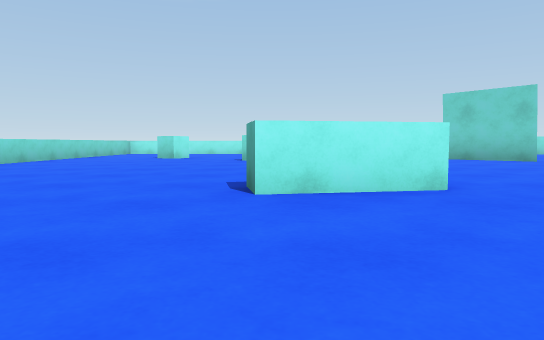
[1] (above)

17 first-person views from a walk through a Unity game level. The camera is 0.21 m above the floor, tilts 4° down and sees 70° across. The floor is counted in squares, 0.5 m on a side. Each view is taken from the middle of a square. On the plan, view 1 faces up. The plan holds only what a view shows up to about 9 squares ahead; the rest is blank.

[2]
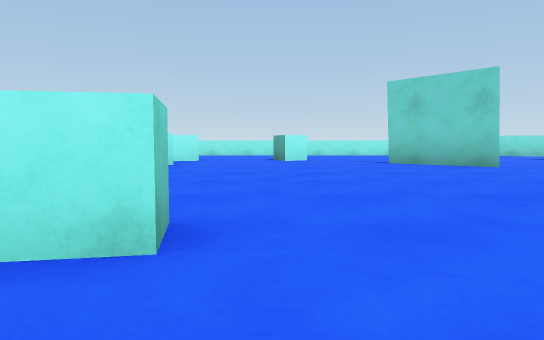

[3]
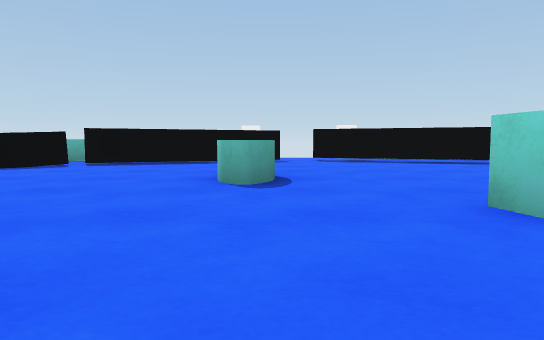

[4]
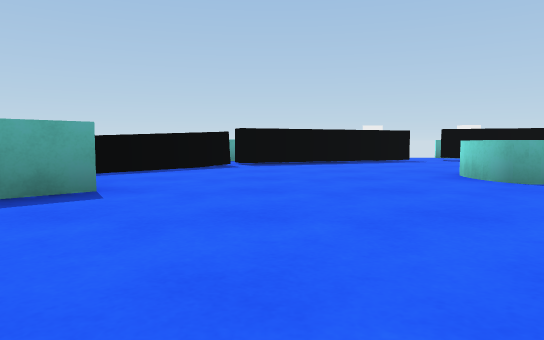

[5]
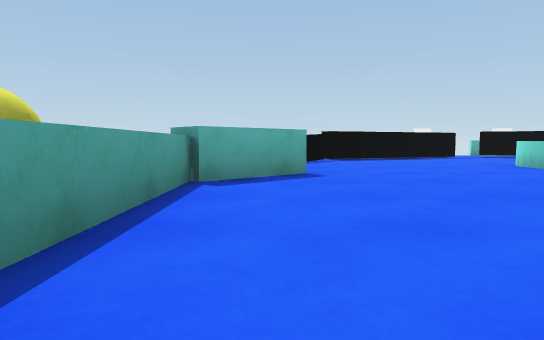

[6]
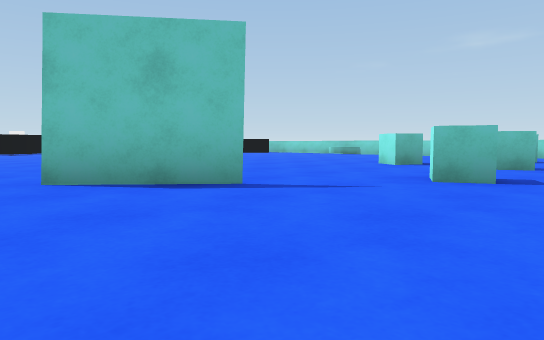

[7]
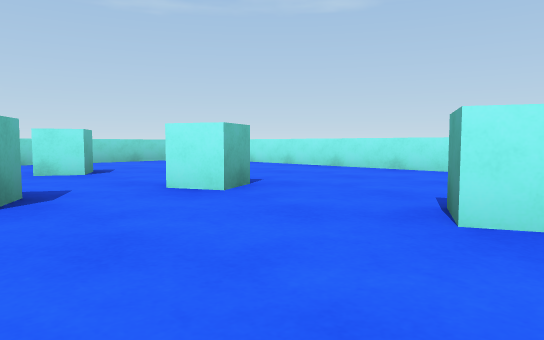

[8]
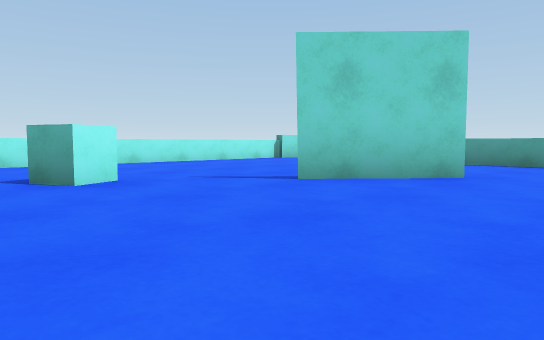

[9]
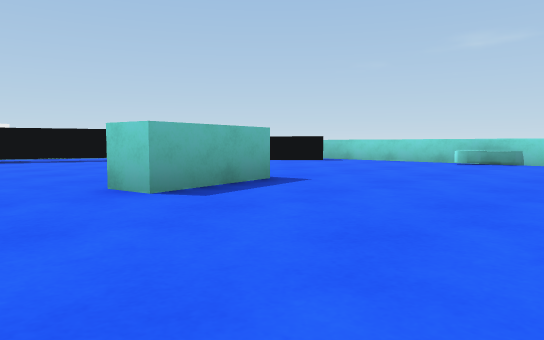

[10]
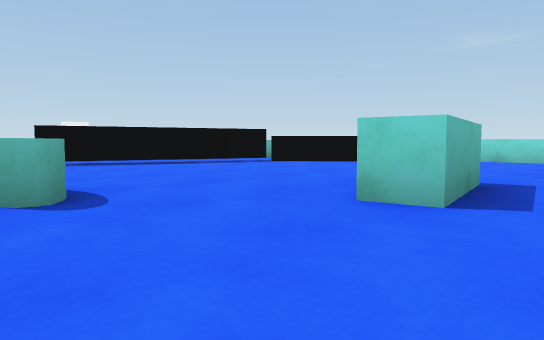

[11]
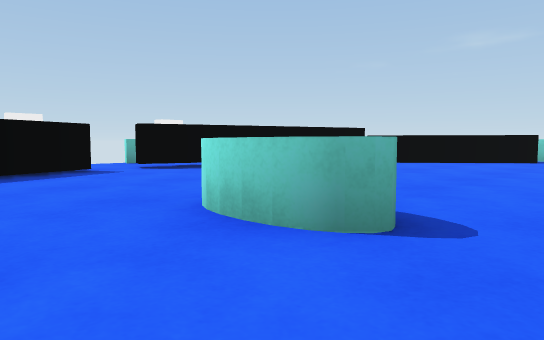

[12]
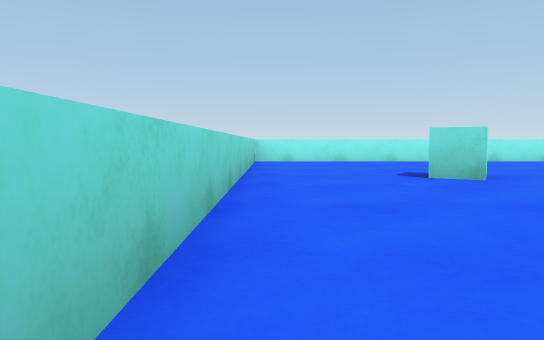

[13]
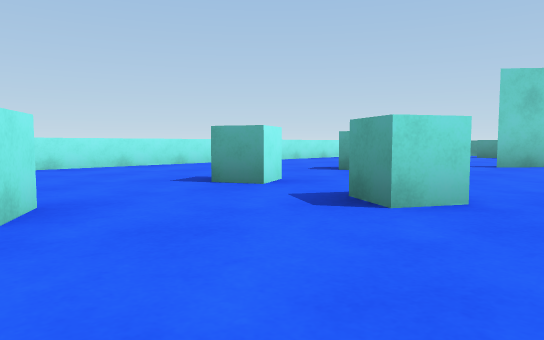

[14]
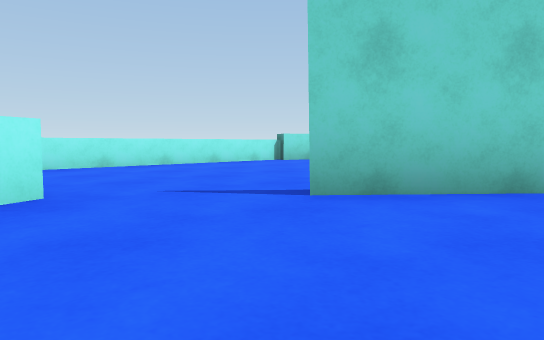

[15]
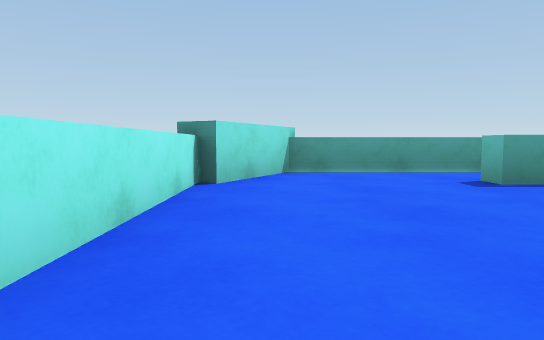

[16]
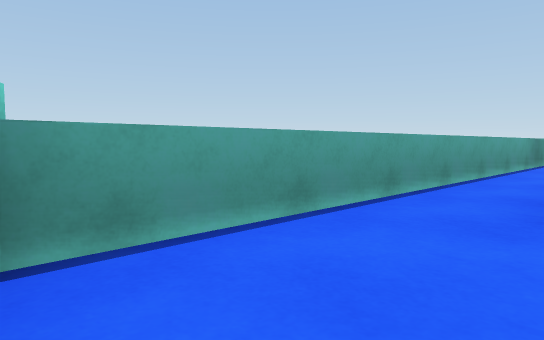

[17]
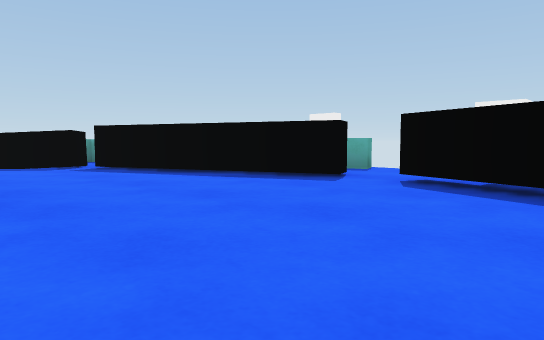

### Floor plan
Points are (right, up) in squares from view 1. A wall is a line through its corners. A room is listed if a view was taken in it or the views show most of it. See-through windows are left out.
Room 1 (views 1, 2, 3, 4, 5, 6, 7, 8, 9, 10, 11, 12, 13, 14, 15, 16, 17)
walls: (4.3, 10) (5.9, 8.6) (4.3, 10); (8.9, 8.4) (8.9, 9.8); (8.9, 3.6) (8.9, 6.8); (8.9, 11.2) (8.9, 11.7) (9.4, 11.7); (-4.6, 1.3) (-2.2, -1.5) (2, -3); (10.6, 4.9) (10.6, 13.8); (6.8, -1.2) (8.5, 0.8); (2.7, -3.1) (6.6, -1.5); (9.1, 14.8) (-5.4, 14.8) (-5.4, 1); (10.9, 13.6) (9, 14.6)
ways out: gap at (2, -3)
objects: other object (-5, 4) to (-5, 5); cyan cube (-3, 10) to (-2, 11); cyan cube (-1, 9) to (0, 10); cyan block (0, 3) to (1, 4); cyan cube (0, 11) to (0, 12); cyan cube (2, 11) to (3, 12); cyan cylinder (3, 1) to (4, 2); cyan block (8, 2) to (8, 3); yellow ball (10, 5) to (10, 6)

Where each view was taken, in squares from view 1:
view 1: 0 up, 0 right, facing up
view 2: 2 up, 2 right, facing up
view 3: 6 up, 3 right, facing down
view 4: 6 up, 6 right, facing down
view 5: 8 up, 8 right, facing down
view 6: 13 up, 7 right, facing down-left
view 7: 9 up, 3 right, facing up-left
view 8: 7 up, 1 right, facing up-right
view 9: 7 up, 3 right, facing down-left
view 10: 5 up, 4 right, facing down-left
view 11: 3 up, 5 right, facing down-left
view 12: 6 up, 5 left, facing up
view 13: 8 up, 3 left, facing up-right
view 14: 8 up, 2 right, facing up-right
view 15: 14 up, 5 right, facing right
view 16: 14 up, 9 right, facing down-right
view 17: 1 up, 0 right, facing down-right
